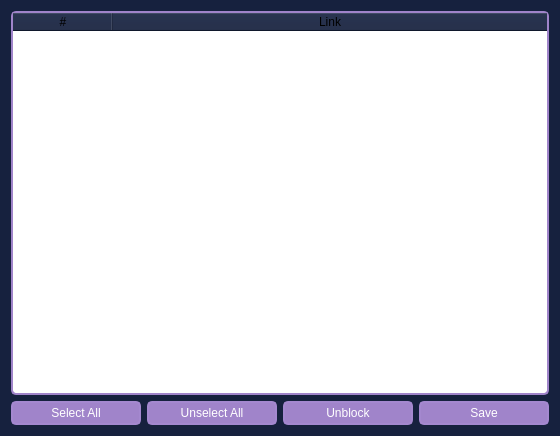
<?xml version="1.0" encoding="UTF-8"?>
<ui version="4.0">
 <class>Dialog</class>
 <widget class="QDialog" name="Dialog">
  <property name="geometry">
   <rect>
    <x>0</x>
    <y>0</y>
    <width>560</width>
    <height>436</height>
   </rect>
  </property>
  <property name="windowTitle">
   <string>Show Blocked</string>
  </property>
  <property name="windowIcon">
   <iconset>
    <normaloff>images/facebook (3).png</normaloff>images/facebook (3).png</iconset>
  </property>
  <property name="styleSheet">
   <string notr="true">background:rgb(22, 33, 62)</string>
  </property>
  <layout class="QVBoxLayout" name="verticalLayout">
   <item>
    <widget class="QTableWidget" name="userTabel_tbl">
     <property name="styleSheet">
      <string notr="true">QTableWidget{
background:rgb(255, 255, 255);
border: 2px solid rgb(160, 132, 202);
border-radius:5px;
}</string>
     </property>
     <property name="editTriggers">
      <set>QAbstractItemView::AllEditTriggers</set>
     </property>
     <property name="alternatingRowColors">
      <bool>true</bool>
     </property>
     <property name="selectionMode">
      <enum>QAbstractItemView::NoSelection</enum>
     </property>
     <property name="selectionBehavior">
      <enum>QAbstractItemView::SelectRows</enum>
     </property>
     <property name="columnCount">
      <number>2</number>
     </property>
     <attribute name="horizontalHeaderCascadingSectionResizes">
      <bool>true</bool>
     </attribute>
     <attribute name="horizontalHeaderShowSortIndicator" stdset="0">
      <bool>true</bool>
     </attribute>
     <attribute name="horizontalHeaderStretchLastSection">
      <bool>true</bool>
     </attribute>
     <attribute name="verticalHeaderCascadingSectionResizes">
      <bool>true</bool>
     </attribute>
     <attribute name="verticalHeaderShowSortIndicator" stdset="0">
      <bool>true</bool>
     </attribute>
     <attribute name="verticalHeaderStretchLastSection">
      <bool>true</bool>
     </attribute>
     <column>
      <property name="text">
       <string>#</string>
      </property>
     </column>
     <column>
      <property name="text">
       <string>Link</string>
      </property>
     </column>
    </widget>
   </item>
   <item>
    <widget class="QWidget" name="widget" native="true">
     <layout class="QHBoxLayout" name="horizontalLayout">
      <property name="leftMargin">
       <number>0</number>
      </property>
      <property name="topMargin">
       <number>0</number>
      </property>
      <property name="rightMargin">
       <number>0</number>
      </property>
      <property name="bottomMargin">
       <number>0</number>
      </property>
      <item>
       <widget class="QPushButton" name="select_all_btn">
        <property name="cursor">
         <cursorShape>PointingHandCursor</cursorShape>
        </property>
        <property name="styleSheet">
         <string notr="true">QPushButton { 
	background:rgb(160, 132, 202); 
	color:white;
	border: 2px solid rgb(164, 136, 207);
  	border-radius: 5px;
	height:20px;
	width:50px;
 }
QPushButton:hover { 
	background:rgb(164, 136, 207);
border: 2px solid rgb(160, 132, 202);
  	border-radius: 5px;
}</string>
        </property>
        <property name="text">
         <string>Select All</string>
        </property>
        <property name="icon">
         <iconset>
          <normaloff>images/selection.png</normaloff>images/selection.png</iconset>
        </property>
       </widget>
      </item>
      <item>
       <widget class="QPushButton" name="unselect_all_btn">
        <property name="cursor">
         <cursorShape>PointingHandCursor</cursorShape>
        </property>
        <property name="styleSheet">
         <string notr="true">QPushButton { 
	background:rgb(160, 132, 202); 
	color:white;
	border: 2px solid rgb(164, 136, 207);
  	border-radius: 5px;
	height:20px;
	width:50px;
 }
QPushButton:hover { 
	background:rgb(164, 136, 207);
border: 2px solid rgb(160, 132, 202);
  	border-radius: 5px;
}</string>
        </property>
        <property name="text">
         <string>Unselect All</string>
        </property>
        <property name="icon">
         <iconset>
          <normaloff>images/eliminate.png</normaloff>images/eliminate.png</iconset>
        </property>
       </widget>
      </item>
      <item>
       <widget class="QPushButton" name="unblock_btn">
        <property name="cursor">
         <cursorShape>PointingHandCursor</cursorShape>
        </property>
        <property name="styleSheet">
         <string notr="true">QPushButton { 
	background:rgb(160, 132, 202); 
	color:white;
	border: 2px solid rgb(164, 136, 207);
  	border-radius: 5px;
	height:20px;
	width:50px;
 }
QPushButton:hover { 
	background:rgb(164, 136, 207);
border: 2px solid rgb(160, 132, 202);
  	border-radius: 5px;
}</string>
        </property>
        <property name="text">
         <string>Unblock</string>
        </property>
        <property name="icon">
         <iconset>
          <normaloff>images/unlock.png</normaloff>images/unlock.png</iconset>
        </property>
       </widget>
      </item>
      <item>
       <widget class="QPushButton" name="save_btn">
        <property name="cursor">
         <cursorShape>PointingHandCursor</cursorShape>
        </property>
        <property name="styleSheet">
         <string notr="true">QPushButton { 
	background:rgb(160, 132, 202); 
	color:white;
	border: 2px solid rgb(164, 136, 207);
  	border-radius: 5px;
	height:20px;
	width:50px;
 }
QPushButton:hover { 
	background:rgb(164, 136, 207);
border: 2px solid rgb(160, 132, 202);
  	border-radius: 5px;
}</string>
        </property>
        <property name="text">
         <string>Save</string>
        </property>
        <property name="icon">
         <iconset>
          <normaloff>images/diskette.png</normaloff>images/diskette.png</iconset>
        </property>
       </widget>
      </item>
     </layout>
    </widget>
   </item>
  </layout>
 </widget>
 <resources/>
 <connections/>
</ui>
